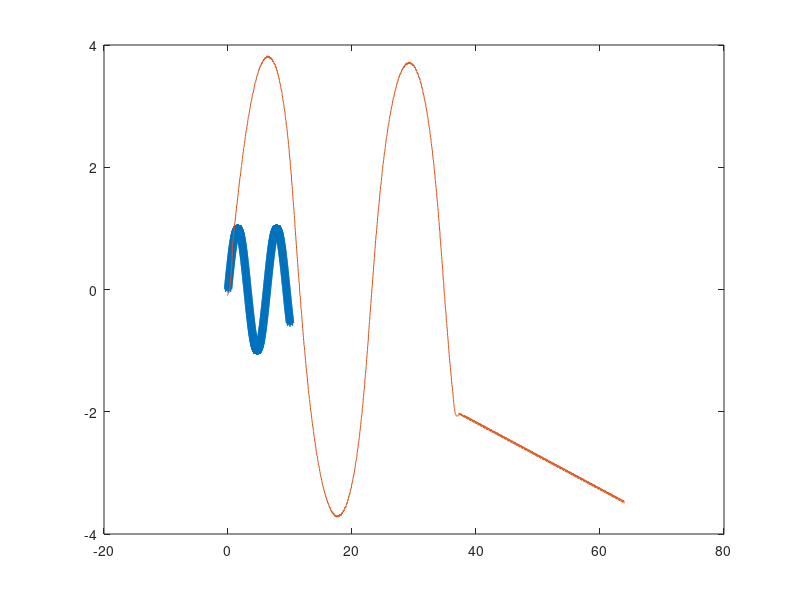

The MATLAB source for this figure:
clear all;
clc;

%% system parameters

L = .46; %length of vehicle
l_f = .46/2; % half length of vehicle
h = .1; % sample time
T = 1600; % length of simulation
stanley_gain = 10; % gain of the controller
del_upper_bnd = 25*(pi/180); % bounds on steering angle
del_lower_bnd = -del_upper_bnd;

% model for x, y position of front axle, and heading (psi) of vehicle
x_kp1 = @(x, v, psi, del) x + v*cos(psi + del)*h;
y_kp1 = @(y, v, psi, del) y + v*sin(psi + del)*h;
psi_kp1 = @(psi, v, del) psi + (v/L)*sin(del)*h;
%v_kp1 = @(v) v; % assume constant velocity

% heading error and cross track error
%heading_err = @(desired_psi, psi) desired_psi - psi;
crosstrack_err = @(path_y, y, path_x, x) sqrt((path_x-x)^2 + (path_y-y)^2);

% coords for entire path (we are given this by motion planner)
path_x = [.01:.01:10];
path_y = -sqrt(10^2 - path_x.^2) + 10;
path_y = sin(path_x);
path_heading = atan(path_x./sqrt(100-path_x.^2)); % heading of the path at every point (the atan of the path's derivative at every point)
path_heading = cos(path_x);

%%psi_err0 = heading_err(desired_psi(1), psi0);
closest_y = path_y(1);
closest_x = path_x(1);
path_queue = [path_x(1:6); path_y(1:6)];
path_queue_start_index = 1;


% figure(1)
% plot(path_x, path_y, '*')

x = zeros(1,T); 
y = zeros(1,T);
%v_out = [v0 []];
%acc_out = [acc0 []];
psi = zeros(1,T);
del = zeros(1,T);
%psi_err = [psi_err0 []];
cte = zeros(1,T);

% initial vehicle states
v0 = .5;
x(1) = -.1;
y(1) = -.1;
psi(1) = 0;
del(1) = 0;
cte(1) = crosstrack_err(closest_y, y(1), closest_x, x(1));
del(1) = (psi(1)-path_heading(1)) + atan(stanley_gain*cte(1)/v0);
if del(1) > del_upper_bnd
    del(1) = del_upper_bnd;
elseif del(1) < del_lower_bnd
    del(1) = del_lower_bnd;
end

for t = 2:T
    
    % update x, y and heading of vehicle
    psi(t) = psi_kp1(psi(t-1), v0, del(t-1));
    x(t) = x_kp1(x(t-1), v0, psi(t-1), del(t-1));
    y(t) = y_kp1(y(t-1), v0, psi(t-1), del(t-1));
    
    % search through queue of path points to see if any point is closer
    % than the current closest
    for i = 1:length(path_queue(1,:))
        if crosstrack_err(path_queue(2,i), y(t), path_queue(1,i), x(t)) < crosstrack_err(closest_y, y(t), closest_x, x(t))
            path_queue_start_index = path_queue_start_index + i - 1;
            closest_y = path_queue(2,i);
            closest_x = path_queue(1,i);
            
            if path_queue_start_index+5 > length(path_y)
                path_queue = [path_x(path_queue_start_index:end); path_y(path_queue_start_index:end)];
            else
                path_queue = [path_x(path_queue_start_index:path_queue_start_index+5); path_y(path_queue_start_index:path_queue_start_index+5)];
            end
            
            break
        end
    end
    
    % calculate crosstrack error then steering command
    cte(t) = crosstrack_err(closest_y, y(t), closest_x, x(t));
    rel_angle(t) = atan2(x(t)*closest_y - y(t)*closest_x, x(t)*closest_x + y(t)*closest_y);
    del(t) = sign( rel_angle(t) )*((psi(t) - path_heading(path_queue_start_index)) + atan(stanley_gain*cte(t)/v0));

    % constrain steering command
    if del(t) > del_upper_bnd
        del(t) = del_upper_bnd;
    elseif del(t) < del_lower_bnd
        del(t) = del_lower_bnd;
    end
end

% figure(2)
% plot(1:T,cte)

figure(3)
plot(path_x, path_y, '*', x, y)

% figure(4)
% plot(1:T, rel_angle)
